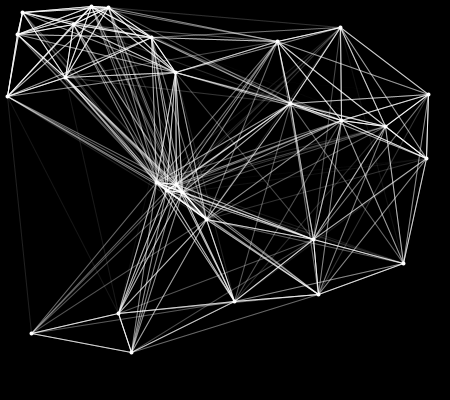
Frame 1 (no input)
Frame 2 (the mouse pressed at the canvas centre, redrawn once): identical to frame 1, image omitted

The Processing sketch that drew this single still picture (run headless with seeded random() and noise(); the mouse was pressed at the canvas centre and the sketch redrawn once):

// Processing sketch: processing_172576
// ── processing_172576.pde

int numPoints = 28;

PVector[] points = new PVector[numPoints];

void setup()
{
    size( 450, 400 );
    
    for (int i = 0; i < numPoints; i++) {
        points[i] = new PVector( random(width), random(height) );
    }
    
    noLoop();
    
}

void draw()
{
    smooth();
    background(0);
    noFill();
    
    for (int i = 0; i < numPoints; i++) {
        for (int j = 0; j < numPoints; j++) {
            strokeWeight(1);
            if ( j != i ) {
                float dst = dist( points[i].x, points[i].y, points[j].x, points[j].y );
                if ( dst < 255 ) {
                    stroke( 255, 255 - dst );
                    line( points[i].x, points[i].y, points[j].x, points[j].y );
                }                
            }
        }
        stroke( 255 );
        strokeWeight(4);
        point( points[i].x, points[i].y );
    }    
}               
